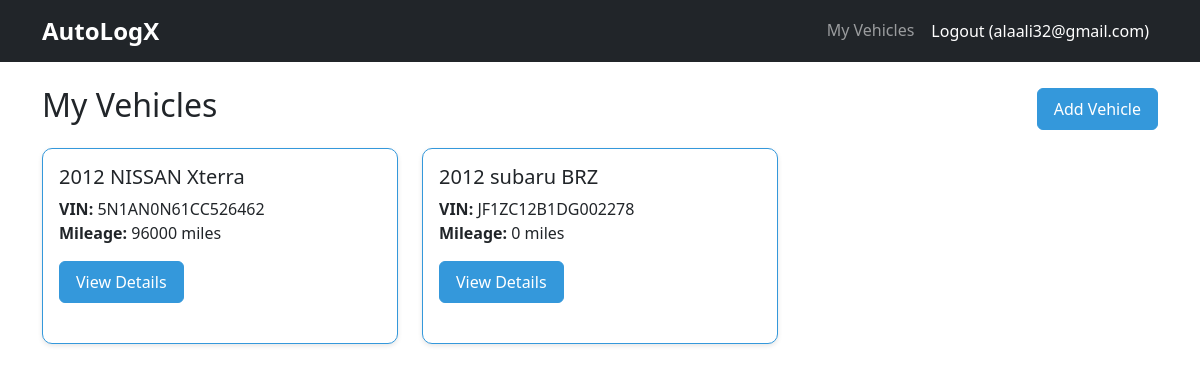
Screenshot of /vehicles/ (signed in) with the database file from the repository.
### autologx/api/models.py (models this page shows, shortened)
class Vehicle(models.Model):
    user = models.ForeignKey(User, on_delete=models.CASCADE, related_name='vehicles')
    vin = models.CharField(max_length=17, unique=True, blank=True, null=True)
    make = models.CharField(max_length=50)
    model = models.CharField(max_length=50)
    year = models.IntegerField()
    trim = models.CharField(max_length=50, blank=True)
    engine = models.CharField(max_length=100, blank=True)
    engine_size = models.DecimalField(max_digits=5, decimal_places=1, blank=True, null=True)
    fuel_type = models.CharField(max_length=20, blank=True)
    TRANSMISSION_CHOICES = [
        ('manual', 'Manual'), ('automatic', 'Automatic'), ('cvt', 'CVT'),
        ('semi_automatic', 'Semi-Automatic'), ('other', 'Other'),
    ]
    transmission = models.CharField(max_length=20, choices=TRANSMISSION_CHOICES, blank=True)
    oil_viscosity = models.CharField(max_length=10, blank=True, help_text="e.g., 0W-20, 5W-30")
    current_mileage = models.IntegerField(default=0)
    last_oil_change_mileage = models.IntegerField(blank=True, null=True)
    last_oil_change_date = models.DateField(blank=True, null=True)
    last_service_mileage = models.IntegerField(blank=True, null=True)
    last_service_date = models.DateField(blank=True, null=True)
    stock_tire_size = models.CharField(max_length=30, blank=True)
    stock_wheel_size = models.CharField(max_length=20, blank=True)
    current_tire_size = models.CharField(max_length=30, blank=True)
    current_wheel_size = models.CharField(max_length=20, blank=True)
    created_at = models.DateTimeField(auto_now_add=True)
    updated_at = models.DateTimeField(auto_now=True)

### autologx/api/views.py (the view)
# urls.py: path('vehicles/', views.vehicle_list, name='vehicle_list'),
@login_required
def vehicle_list(request):
    vehicles = Vehicle.objects.filter(user=request.user)
    return render(request, 'vehicles/list.html', {'vehicles': vehicles})

### templates/vehicles/list.html (shortened to what this page needs)
{% extends 'base.html' %}
{% block content %}
<div class="d-flex justify-content-between align-items-center mb-3">
    <h2>My Vehicles</h2>
    <a href="{% url 'vehicle_create' %}" class="btn btn-primary">Add Vehicle</a>
</div>
{% if vehicles %}
    <div class="row">
        {% for vehicle in vehicles %}
            <div class="col-md-4 mb-3">
                <div class="card h-100">
                    <div class="card-body">
                        <h5 class="card-title">{{ vehicle.year }} {{ vehicle.make }} {{ vehicle.model }}</h5>
                        <p class="card-text">
                            <strong>VIN:</strong> {{ vehicle.vin|default:"N/A" }}<br>
                            <strong>Mileage:</strong> {{ vehicle.current_mileage|default:"0" }} miles
                        </p>
                        <a href="{% url 'vehicle_detail' vehicle.pk %}" class="btn btn-primary">View Details</a>
                    </div>
                </div>
            </div>
        {% endfor %}
    </div>
{% else %}
    <p>You haven't added any vehicles yet. <a href="{% url 'vehicle_create' %}">Add your first vehicle</a>.</p>
{% endif %}
{% endblock %}

### templates/base.html (shortened to what this page needs)
<!DOCTYPE html>
<html lang="en">
<head>
    <link href="https://cdn.jsdelivr.net/npm/bootstrap@5.1.3/dist/css/bootstrap.min.css" rel="stylesheet">
    {% load static %}
    <link rel="stylesheet" href="{% static 'css/custom.css' %}">
</head>
<body>
    <nav class="navbar navbar-expand-lg navbar-dark bg-dark">
        <div class="container"><a class="navbar-brand" href="{% url 'home' %}">AutoLogX</a>
            <div class="navbar-nav ms-auto">
                {% if user.is_authenticated %}
                    <a class="nav-link" href="{% url 'vehicle_list' %}">My Vehicles</a>
                    <form method="post" action="{% url 'logout' %}" class="d-inline">
                        <button type="submit" class="btn btn-link nav-link text-white text-decoration-none">Logout ({{ user.username }})</button>
                    </form>
                {% else %}
                    <a class="nav-link" href="{% url 'login' %}">Login</a>
                    <a class="nav-link" href="{% url 'signup' %}">Sign Up</a>
                {% endif %}
            </div>
        </div>
    </nav>
    <div class="container mt-4">
        {% block content %}{% endblock %}
    </div>
</body>
</html>

### static/css/custom.css (style rules this page uses)
.card { border: 1px solid #3498db; border-radius: 10px; box-shadow: 0 2px 5px rgba(0,0,0,0.1); transition: transform 0.2s, box-shadow 0.2s; margin-bottom: 1.5rem; }
.btn { padding: 0.5rem 1rem; font-weight: 500; border-radius: 0.375rem; transition: background-color 0.15s ease-in-out, border-color 0.15s ease-in-out; }
.btn-primary { background-color: #3498db; border-color: #3498db; }
.navbar-brand { font-size: 1.5rem; font-weight: bold; }

### rows the page displays
Vehicle: year "2012", make "NISSAN", model "Xterra", vin "5N1AN0N61CC526462", current_mileage "96000"
Vehicle: year "2012", make "subaru", model "BRZ", vin "JF1ZC12B1DG002278", current_mileage "0"

### other values shown
{{ user.username }} "alaali32@gmail.com"
